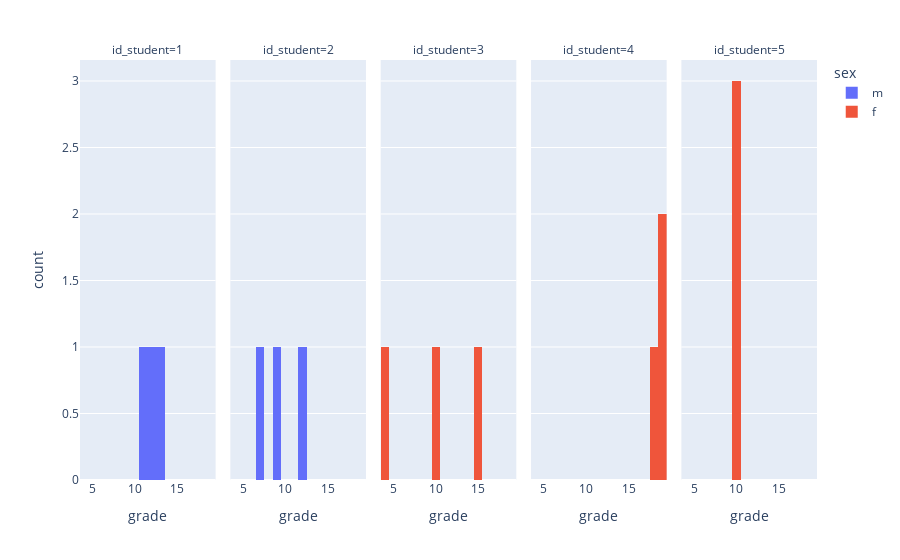

The notebook cell this image was saved under:
### Code cell
px.histogram(df, x="grade", color="sex", facet_col='id_student', nbins=20)

### Figure 1 — Plotly figure (JSON) as saved in the notebook; plotly's stock layout.template omitted (floating-point values rounded to 4 significant figures)
{"data": [{"alignmentgroup": "True", "bingroup": "x", "hovertemplate": "sex=m<br>id_student=1<br>grade=%{x}<br>count=%{y}<extra></extra>", "legendgroup": "m", "marker": {"color": "#636efa", "pattern": {"shape": ""}}, "name": "m", "nbinsx": 20, "offsetgroup": "m", "orientation": "v", "showlegend": true, "type": "histogram", "x": [12, 11, 13], "xaxis": "x", "yaxis": "y"}, {"alignmentgroup": "True", "bingroup": "x", "hovertemplate": "sex=m<br>id_student=2<br>grade=%{x}<br>count=%{y}<extra></extra>", "legendgroup": "m", "marker": {"color": "#636efa", "pattern": {"shape": ""}}, "name": "m", "nbinsx": 20, "offsetgroup": "m", "orientation": "v", "showlegend": false, "type": "histogram", "x": [12, 7, 9], "xaxis": "x2", "yaxis": "y2"}, {"alignmentgroup": "True", "bingroup": "x", "hovertemplate": "sex=f<br>id_student=3<br>grade=%{x}<br>count=%{y}<extra></extra>", "legendgroup": "f", "marker": {"color": "#EF553B", "pattern": {"shape": ""}}, "name": "f", "nbinsx": 20, "offsetgroup": "f", "orientation": "v", "showlegend": true, "type": "histogram", "x": [4, 10, 15], "xaxis": "x3", "yaxis": "y3"}, {"alignmentgroup": "True", "bingroup": "x", "hovertemplate": "sex=f<br>id_student=4<br>grade=%{x}<br>count=%{y}<extra></extra>", "legendgroup": "f", "marker": {"color": "#EF553B", "pattern": {"shape": ""}}, "name": "f", "nbinsx": 20, "offsetgroup": "f", "orientation": "v", "showlegend": false, "type": "histogram", "x": [18, 19, 19], "xaxis": "x4", "yaxis": "y4"}, {"alignmentgroup": "True", "bingroup": "x", "hovertemplate": "sex=f<br>id_student=5<br>grade=%{x}<br>count=%{y}<extra></extra>", "legendgroup": "f", "marker": {"color": "#EF553B", "pattern": {"shape": ""}}, "name": "f", "nbinsx": 20, "offsetgroup": "f", "orientation": "v", "showlegend": false, "type": "histogram", "x": [10, 10, 10], "xaxis": "x5", "yaxis": "y5"}], "layout": {"annotations": [{"font": {}, "showarrow": false, "text": "id_student=1", "x": 0.092, "xanchor": "center", "xref": "paper", "y": 1, "yanchor": "bottom", "yref": "paper"}, {"font": {}, "showarrow": false, "text": "id_student=2", "x": 0.296, "xanchor": "center", "xref": "paper", "y": 1, "yanchor": "bottom", "yref": "paper"}, {"font": {}, "showarrow": false, "text": "id_student=3", "x": 0.5, "xanchor": "center", "xref": "paper", "y": 1, "yanchor": "bottom", "yref": "paper"}, {"font": {}, "showarrow": false, "text": "id_student=4", "x": 0.704, "xanchor": "center", "xref": "paper", "y": 1, "yanchor": "bottom", "yref": "paper"}, {"font": {}, "showarrow": false, "text": "id_student=5", "x": 0.908, "xanchor": "center", "xref": "paper", "y": 1, "yanchor": "bottom", "yref": "paper"}], "barmode": "relative", "legend": {"title": {"text": "sex"}, "tracegroupgap": 0}, "margin": {"t": 60}, "xaxis": {"anchor": "y", "domain": [0, 0.184], "title": {"text": "grade"}}, "xaxis2": {"anchor": "y2", "domain": [0.204, 0.388], "matches": "x", "title": {"text": "grade"}}, "xaxis3": {"anchor": "y3", "domain": [0.408, 0.592], "matches": "x", "title": {"text": "grade"}}, "xaxis4": {"anchor": "y4", "domain": [0.612, 0.796], "matches": "x", "title": {"text": "grade"}}, "xaxis5": {"anchor": "y5", "domain": [0.816, 1], "matches": "x", "title": {"text": "grade"}}, "yaxis": {"anchor": "x", "domain": [0, 1], "title": {"text": "count"}}, "yaxis2": {"anchor": "x2", "domain": [0, 1], "matches": "y", "showticklabels": false}, "yaxis3": {"anchor": "x3", "domain": [0, 1], "matches": "y", "showticklabels": false}, "yaxis4": {"anchor": "x4", "domain": [0, 1], "matches": "y", "showticklabels": false}, "yaxis5": {"anchor": "x5", "domain": [0, 1], "matches": "y", "showticklabels": false}}}
